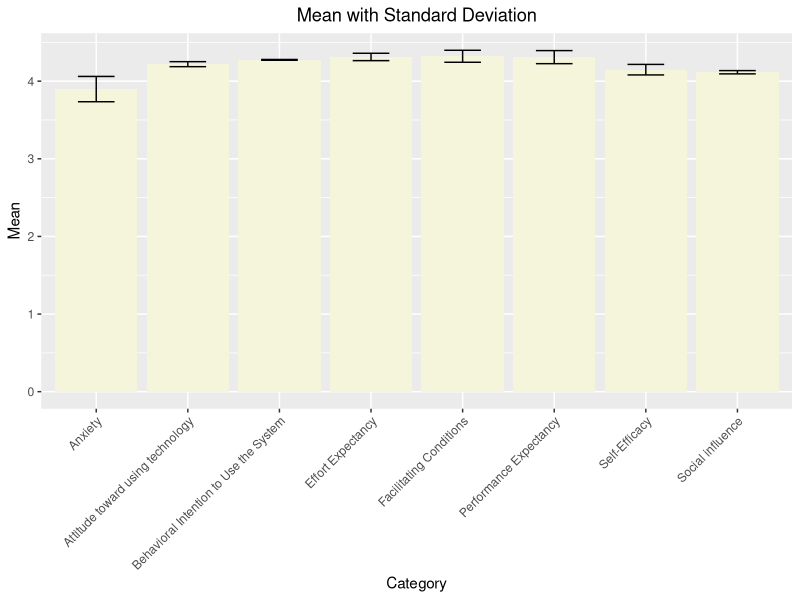
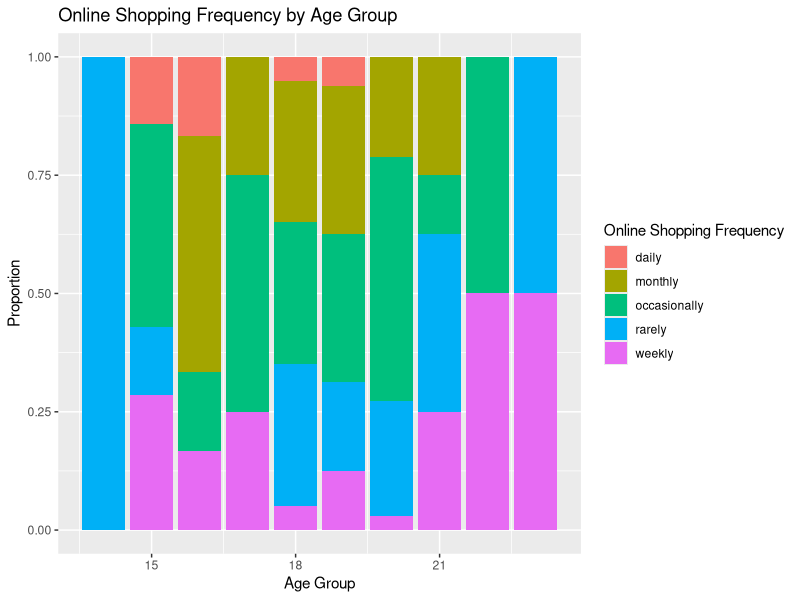
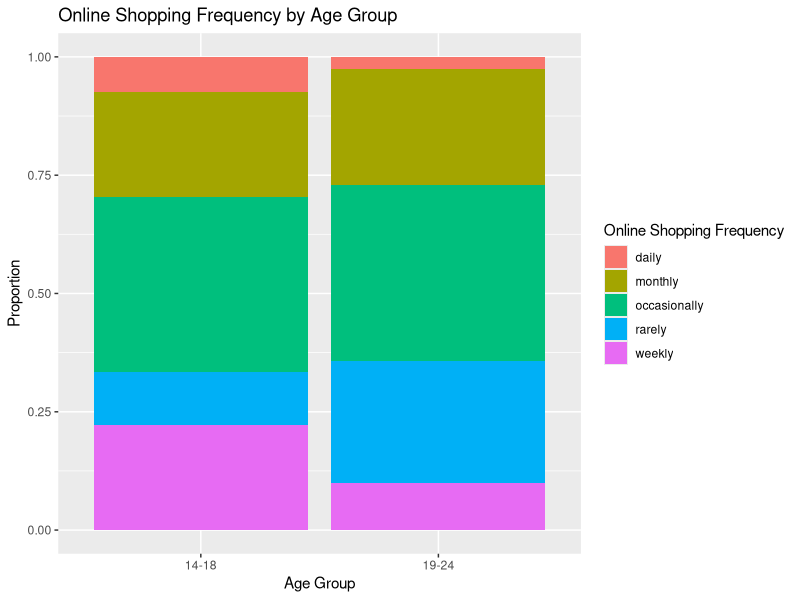

The R source for these figures, in order:
## ---- chunk 1
knitr::opts_chunk$set(echo = TRUE)
## ---- chunk 2
#install.packages("readr")
#install.packages("dplyr")
#install.packages("ggplot2")
#install.packages("tidyr")
#install.packages("stringr")
library(readr)
library(dplyr)
library(ggplot2)
library(tidyr)
library(stringr)


student_satisfaction <- read.csv("student_satisfaction.csv")

str(student_satisfaction)
summary(student_satisfaction)
## ---- chunk 3

student_satisfaction <- student_satisfaction %>%
  filter(prefered_platform != "None")

## ---- chunk 4

question_columns <- c("U6", "RA1", "RA5", "OE7", "EOU3", "EOUS", "EOU6", "EU4", "A1", "AF1", "AF2", "Affect1", "SN1", "SN2", "SF2", "SF4", "PBC2", "PBC3", "PBC5", "FC3", "SE1", "SE4", "SE6", "SE7", "ANX1", "ANX2", "ANX3", "ANX4", "BI1", "BI2", "BI3")

## ---- chunk 5

student_satisfaction <- student_satisfaction %>% 
  mutate_all(na_if, "")

## ---- chunk 6

# Change questions column to factor
for (column_name in question_columns) {
  student_satisfaction[[column_name]] <- factor(student_satisfaction[[column_name]],
                              levels = c("Strongly Disagree", "Disagree", "Neutral", "Agree", "Strongly Agree"),
                              ordered = TRUE)
}

# Change preferred platform column to factor
student_satisfaction$prefered_platform <- factor(student_satisfaction$prefered_platform, 
                                     levels = c("Shopee", "Lazada", "TikTok", "Shein"))

# Change online_shopping_freq column to factor
student_satisfaction$online_shopping_freq <- factor(student_satisfaction$online_shopping_freq, 
                               levels = c("Rarely", "Occasionally", "Monthly", "Weekly", "Daily"))

## ---- chunk 7

demographic_cols <- c("Timestamp", "name", "age", "gender", "grade_level", "address", "contact", "prefered_platform", "online_shopping_freq")
demographics <- student_satisfaction %>% 
  select(all_of(demographic_cols))

determinant_cols <- setdiff(names(student_satisfaction), demographic_cols)
determinants <- student_satisfaction %>% 
  select(all_of(determinant_cols))


## ---- chunk 8

category_map <- list(
  "Performance Expectancy" = c("U6", "RA1", "RA5", "OE7"),
  "Effort Expectancy" = c("EOU3", "EOUS", "EOU6", "EU4"),
  "Attitude toward using technology" = c("A1", "AF1", "AF2", "Affect1"),
  "Social influence" = c("SN1", "SN2", "SF2", "SF4"),
  "Facilitating Conditions" = c("PBC2", "PBC3", "PBC5", "FC3"),
  "Self-Efficacy" = c("SE1", "SE4", "SE6", "SE7"),
  "Anxiety" = c("ANX1", "ANX2", "ANX3", "ANX4"),
  "Behavioral Intention to Use the System" = c("BI1", "BI2", "BI3")
)
category_df <- stack(category_map)
colnames(category_df) <- c("question", "category")

## ---- chunk 9

determinants_means <- determinants %>%
  mutate(across(everything(), as.numeric)) %>%
  summarise_all(.funs = mean) %>% 
  pivot_longer(cols = everything(), names_to = "question", values_to = "mean")

determinants_sds <- determinants %>%
  mutate(across(everything(), as.numeric)) %>%
  summarise_all(.funs = sd) %>% 
  pivot_longer(cols = everything(), names_to = "question", values_to = "sd")


determinant_summary <- determinants_means %>%
  inner_join(determinants_sds, by = "question") %>%
  inner_join(category_df, by = "question")

determinant_summary

## ---- chunk 10

determinant_mean_by_category <- aggregate(mean ~ category, determinant_summary, mean)
determinant_sd_by_category <- aggregate(sd ~ category, determinant_summary, sd)

determinant_summary_by_category <- determinant_mean_by_category %>%
  inner_join(determinant_sd_by_category, by= "category")

determinant_summary_by_category

#write.csv(determinant_summary_by_category, "determinant_mean_sd.csv")
## ---- chunk 11
library(dplyr)
demographics <- demographics %>%
  select(-Timestamp, -name, -contact, -address)

demographics <- demographics %>%
  mutate_all(tolower)

# gender
demographics$gender[!(demographics$gender %in% c("male", "female"))] <- "other"

# age
demographics$age <- as.numeric(demographics$age) 
demographics <- demographics[!is.na(demographics$age) & demographics$age < 24, ] 
age_bins <- c(14, 18, 24)
labels <- c("14-18", "19-24")
demographics$age_group <- cut(demographics$age, breaks = age_bins, labels = labels, right = FALSE)


# grade level
demographics$grade_level <- gsub("senior", "", demographics$grade_level) 
demographics$grade_level <- str_trim(demographics$grade_level)


# convert to factor
demographics$gender <- as.factor(demographics$gender)
demographics$grade_level <- as.factor(demographics$grade_level)
demographics$prefered_platform <- as.factor(demographics$prefered_platform)
demographics$online_shopping_freq <- factor(demographics$online_shopping_freq, 
                           levels = c("rarely", "occasionally", "monthly", "weekly", "daily"), 
                           ordered = TRUE)


str(demographics)


#write.csv(demographics, "cleaned-demographics.csv")

## ---- chunk 12
determinant_mean_sd <- read_csv("determinant_mean_sd.csv")

determinant_plot <- ggplot(determinant_mean_sd,aes(x=category, y=mean))+
                    geom_bar(stat='identity', fill='beige')+
                    geom_errorbar(aes(ymin = mean-sd, ymax = mean+sd),width=0.4,position=position_dodge(0.9))+
                    labs(title = "Mean with Standard Deviation",
                    x = "Category",
                    y = "Mean") +
                    theme(plot.title = element_text(hjust = 0.5),
                    axis.text.x = element_text(angle = 45, hjust = 1))
determinant_plot


## ---- chunk 13
cleaned_demographics <- read_csv("cleaned-demographics.csv")

#Online shopping frequency by age group
ageShoppingFreq_plot <- 
  ggplot(cleaned_demographics, aes(x = age, fill = online_shopping_freq)) +
  geom_bar(position = "fill") +
  labs(title = "Online Shopping Frequency by Age Group",
       x = "Age Group",
       y = "Proportion",
       fill = "Online Shopping Frequency")
ageShoppingFreq_plot



# Bar plot for online shopping frequency by age group
ageShoppingFreq_plot <- ggplot(cleaned_demographics, aes(x = age_group, fill = online_shopping_freq)) +
  geom_bar(position = "fill") +
  labs(title = "Online Shopping Frequency by Age Group",
       x = "Age Group",
       y = "Proportion",
       fill = "Online Shopping Frequency")

ageShoppingFreq_plot 

